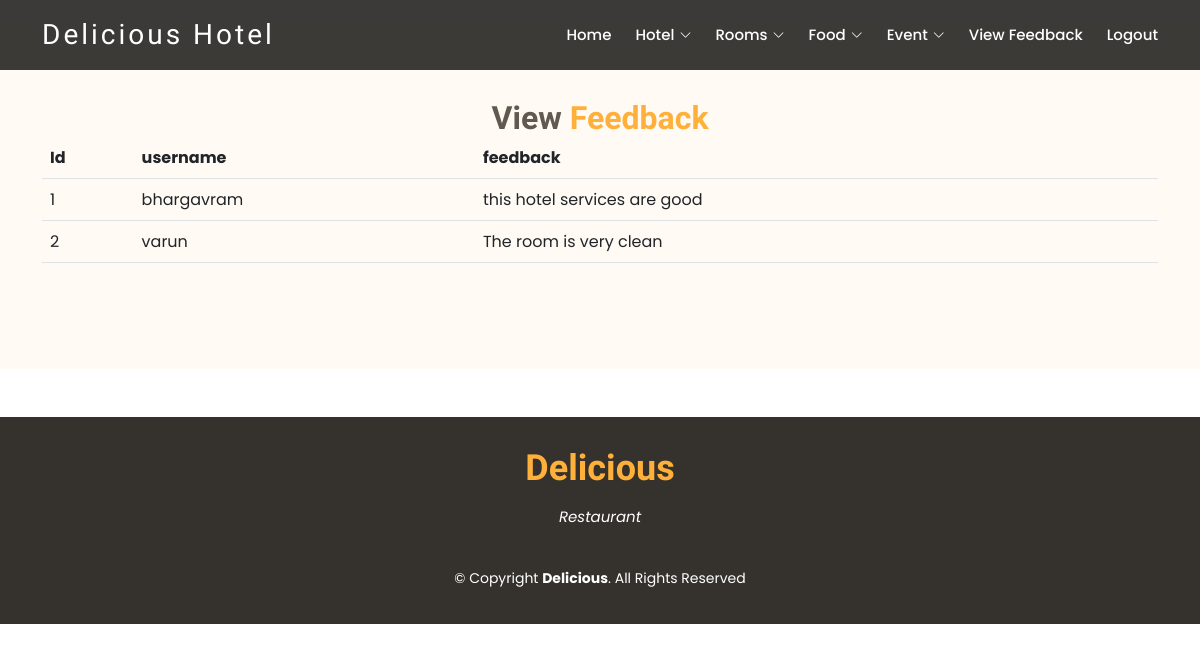
The app's page /ViewFeedback.php with its own data.
### tables this page shows
CREATE TABLE `feedback` (
  `id` int(11) NOT NULL,
  `username` varchar(50) NOT NULL,
  `feedback` varchar(500) NOT NULL
);

### ViewFeedback.php (the view, shortened to what this page needs)
<html>
<head>
  <link href=" assets/vendor/animate.css/animate.min.css  " rel="stylesheet">
  <link href=" assets/vendor/bootstrap/css/bootstrap.min.css  " rel="stylesheet">
  <link href=" assets/vendor/bootstrap-icons/bootstrap-icons.css  " rel="stylesheet">
  <link href=" assets/vendor/boxicons/css/boxicons.min.css  " rel="stylesheet">
  <link href=" assets/vendor/glightbox/css/glightbox.min.css  " rel="stylesheet">
  <link href=" assets/vendor/swiper/swiper-bundle.min.css  " rel="stylesheet">
  <link href=" assets/css/style.css  " rel="stylesheet">
</head>
<body>
    <header id="header" class="fixed-top d-flex align-items-center header-transparent">
        <div class="container-fluid container-xl d-flex align-items-center justify-content-between">
          <div class="logo me-auto">
            <h1><a href="index2.html">Delicious Hotel</a></h1>
          </div>
          <?php
             require_once "adminmenu.php";
          ?>
        </div>
      </header>
      <main id="main">
      <br>
      <section id="about" class="about">
  <?php
       require_once "connect.php";
       $sql = "SELECT * FROM feedback";
        $stmt = $conn->prepare($sql) ;
        $stmt->execute();
        $result = $stmt->get_result();
?>
    <div class="container">
      <div class="section-title">
        <h2>View <span>Feedback</span></h2>
           <table class="table table-border" >
            <tr>
                <th>Id</th>
                <th>username</th>
                <th>feedback</th>
            </tr>
        <?php
     if ($result->num_rows > 0) {
    while ($row = $result->fetch_array()) {
        ?>
        <tr>
            <td><?php echo $row[0]; ?></td>
            <td><?php echo $row[1]; ?></td>
            <td><?php echo $row[2]; ?></td>
            </tr>
<?php
    }
}
   ?>
            </table>
         </div>
    </div>
  </section>
  <div style="clear:both">
           <br><br>
    </div>
</main>
       <footer id="footer">
        <div class="container">
          <h3>Delicious</h3>
          <p>Restaurant</p>
          <div class="copyright">
            &copy; Copyright <strong><span>Delicious</span></strong>. All Rights Reserved
          </div>
        </div>
      </footer>
</body>
</html>

### assets/css/style.css (style rules this page uses)
body { font-family: "Poppins", sans-serif; color: #444444; }
a { text-decoration: none; color: #ffb03b; }
h1, h2, h3, h4, h5, h6 { font-family: "Satisfy", sans-serif; }
#header { top: 0px; height: 70px; z-index: 997; transition: all 0.5s; padding: 10px 0; background: rgba(26, 24, 22, 0.85); }
#header.header-transparent { background: rgba(26, 24, 22, 0.85); }
#header .logo h1 { font-size: 28px; margin: 0; line-height: 1; font-weight: 400; letter-spacing: 3px; }
#header .logo h1 a, #header .logo h1 a:hover { color: #fff; text-decoration: none; }
section { padding: 60px 0; }
.section-title { text-align: center; padding-bottom: 30px; }
.section-title h2 { margin: 15px 0 0 0; font-size: 32px; font-weight: 700; color: #5f5950; }
.section-title h2 span { color: #ffb03b; }
.about { background: #fffaf3; }
#footer { background: #35322d; color: #fff; font-size: 14px; text-align: center; padding: 30px 0; }
#footer h3 { font-size: 36px; font-weight: 700; color: #ffb03b; position: relative; padding: 0; margin: 0 0 15px 0; }
#footer p { font-size: 15; font-style: italic; padding: 0; margin: 0 0 40px 0; }
#footer .copyright { margin: 0 0 5px 0; }

### records on screen
feedback: id "1", username "bhargavram", feedback "this hotel services are good"
feedback: id "2", username "varun", feedback "The room is very clean"
